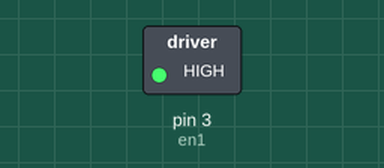
Simulated run of this sketch. Board: Arduino Uno, built with avr-gcc and run on an emulated ATmega328P. Shown: switched loads named in the sketch (green lamp = pin HIGH). What the sketch prints to the serial monitor is not drawn.

Above: at 0.1 s.
Timing chart, 0 to 1.6 s (numbered marks = the images above):
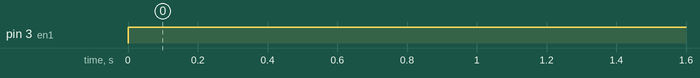

The sketch:

motorpenggulung.ino
```cpp
//Motor penggulung
int en1 = 3;   // en motor 1
//int motor1M = 3;  // pin  on L29D untuk maju
//int motor1m = 4;  // pin  on L298D u/ mundur
//char chrV[5];
int pot=A1;
int V=255;

void setup() {
  // put your setup code here, to run once:
  Serial.begin(9600);
//  Serial.println("kec4 = 255 // hecepatan 100% nilai 255");
//  Serial.println("kec3 = 191 // Kecepatan 75% nilai 191");
//  Serial.println("kec2 = 127 // Kecepatan 50% nilai 127");
//  Serial.println("int kec1 = 64 // Kecepatan 25% nilai 64");
  pinMode(en1, OUTPUT);
}

void loop() {
  // put your main code here, to run repeatedly:
    //default arah motor penggulung CCW
//    digitalWrite(motor1m, HIGH);
//    digitalWrite(motor1M, LOW);
//    V=analogRead(pot);
    while(V<256)
    {
      Serial.println(V);
      analogWrite(en1,V);
//      digitalWrite(motor1m, LOW);
//      digitalWrite(motor1M, HIGH);
    }
//    delay(10000);
//    V=100;
//    //default arah motor penggulung CCW

//    analogWrite(en1,V);
//    delay(5000);
}
```

Measured:
- by itself, pin 3 (en1): LOW → HIGH at 0.00 s
